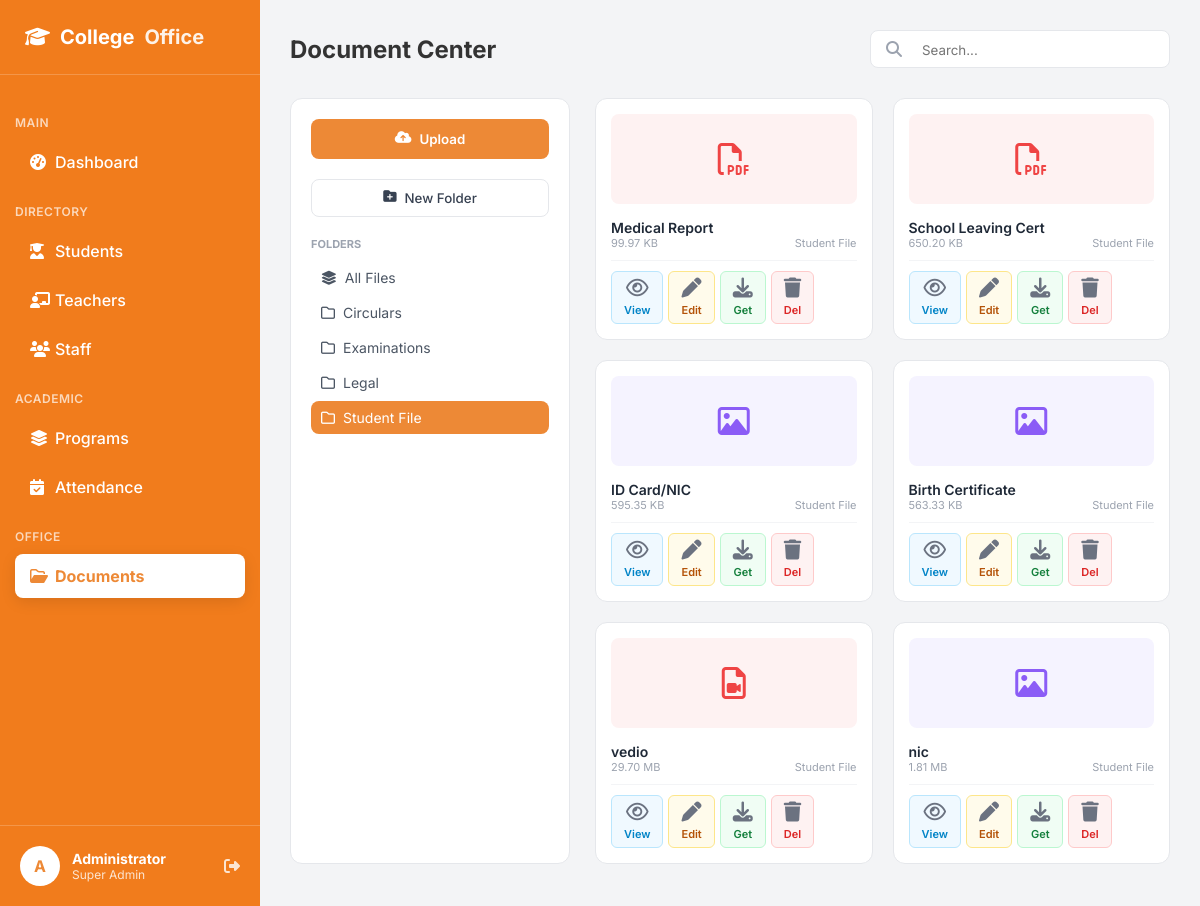
Screenshot of /documents.php?folder=Student File (signed in) with the database file from the repository.
### tables this page shows
CREATE TABLE `categories` (
  `id` int(11) NOT NULL,
  `name` varchar(100) NOT NULL,
  `is_private` tinyint(4) DEFAULT 0
);

CREATE TABLE `documents` (
  `doc_id` int(11) NOT NULL,
  `title` varchar(100) NOT NULL,
  `file_path` varchar(255) NOT NULL,
  `uploaded_by` int(11) DEFAULT NULL,
  `uploaded_at` timestamp NOT NULL DEFAULT current_timestamp(),
  `category` varchar(50) DEFAULT 'General',
  `file_type` varchar(10) DEFAULT NULL,
  `file_size` varchar(20) DEFAULT NULL,
  `is_starred` tinyint(1) DEFAULT 0,
  `student_id` int(11) DEFAULT NULL
);

### documents.php (the view, shortened to what this page needs)
<?php
include 'db_conn.php';
$current_folder = isset($_GET['folder']) ? $_GET['folder'] : 'All';
$search_query = isset($_GET['search']) ? $_GET['search'] : '';
$folder_sql = "SELECT * FROM categories";
$folder_sql .= " ORDER BY name ASC";
$result_folders = mysqli_query($conn, $folder_sql);
$sql_docs = "SELECT * FROM documents WHERE 1=1";
if ($current_folder != 'All') {
    $sql_docs .= " AND category = '$current_folder'";
}
$sql_docs .= " ORDER BY is_starred DESC, doc_id DESC";
$result_docs = mysqli_query($conn, $sql_docs);
?>
<!DOCTYPE html>
<html lang="en">
<head>
    <link rel="stylesheet" href="https://cdnjs.cloudflare.com/ajax/libs/font-awesome/6.4.0/css/all.min.css">
    <link rel="stylesheet" href="dashboard.css">
</head>
<body>
    <div class="dashboard-container">
        <?php $page = 'documents';
        include 'sidebar.php'; ?>
        <main class="main-content">
            <header class="top-header">
                <h2>Document Center</h2>
                <div class="search-bar" style="background:white; padding:8px 15px; border-radius:8px; border:1px solid #E5E7EB; display:flex; align-items:center; width:300px;">
                    <i class="fa-solid fa-magnifying-glass" style="color:#9CA3AF; margin-right:10px;"></i>
                    <form action="" method="GET" style="flex:1;">
                        <input type="text" name="search" placeholder="Search..." value="<?php echo htmlspecialchars($search_query); ?>" style="border:none; outline:none; width:100%;">
                    </form>
                </div>
            </header>
            <div class="doc-layout">
                <aside class="doc-sidebar">
                    <button class="btn-upload" onclick="openModal('uploadModal')"><i class="fa-solid fa-cloud-arrow-up"></i> Upload</button>
                    <button class="btn-new-folder" onclick="openModal('catModal')"><i class="fa-solid fa-folder-plus"></i> New Folder</button>
                    <div>
                        <p style="font-size:11px; font-weight:700; color:#9CA3AF; margin-bottom:10px; text-transform:uppercase;">Folders</p>
                        <ul class="folder-list">
                            <li class="folder-item <?php echo ($current_folder == 'All') ? 'active-item' : ''; ?>">
                                <a href="documents.php" class="folder-link"><i class="fa-solid fa-layer-group"></i> All Files</a>
                            </li>
                            <?php
                            if (mysqli_num_rows($result_folders) > 0) {
                                mysqli_data_seek($result_folders, 0);
                                while ($cat = mysqli_fetch_assoc($result_folders)) {
                                    $cName = $cat['name'];
                                    $isPriv = $cat['is_private'];
                                    $isActive = ($current_folder == $cName) ? 'active-item' : '';
                                    $lock = ($isPriv == 1) ? '<i class="fa-solid fa-lock" style="font-size:10px; opacity:0.5;"></i>' : '';
                                    echo "<li class='folder-item $isActive'>
                                            <a href='documents.php?folder=$cName' class='folder-link'>
                                                <i class='fa-regular fa-folder'></i> $cName $lock
                                            </a>";
                                    echo "</li>";
                                }
                            }
                            ?>
                        </ul>
                    </div>
                </aside>
                <div class="doc-grid">
                    <?php if (mysqli_num_rows($result_docs) > 0): ?>
                        <?php while ($doc = mysqli_fetch_assoc($result_docs)):
                            $ext = strtolower($doc['file_type']);
                            $bg = "type-doc";
                            $icon = "fa-file";
                            if ($ext == 'pdf') {
                                $bg = "type-pdf";
                                $icon = "fa-file-pdf";
                            } elseif (in_array($ext, ['jpg', 'jpeg', 'png', 'gif'])) {
                                $bg = "type-img";
                                $icon = "fa-image";
                            } elseif (in_array($ext, ['mp4', 'webm', 'ogg'])) {
                                $bg = "type-pdf";
                                $icon = "fa-file-video";
                            } elseif (in_array($ext, ['mp3', 'wav'])) {
                                $bg = "type-img";
                                $icon = "fa-file-audio";
                            } elseif ($ext == 'txt') {
                                $bg = "type-doc";
                                $icon = "fa-file-lines";
                            }
                        ?>
                            <div class="file-card">
                                <div class="file-icon-box <?php echo $bg; ?>" onclick="openPreview('<?php echo htmlspecialchars($doc['title'], ENT_QUOTES); ?>', 'uploads/<?php echo $doc['file_path']; ?>', '<?php echo $ext; ?>')">
                                    <i class="fa-regular <?php echo $icon; ?>"></i>
                                </div>
                                <div class="file-name" title="<?php echo $doc['title']; ?>"><?php echo $doc['title']; ?></div>
                                <div class="file-meta"><span><?php echo $doc['file_size']; ?></span><span><?php echo $doc['category']; ?></span></div>
                                <div class="file-actions" style="flex-wrap: wrap; justify-content: flex-start;">
                                    <span class="action-btn btn-view" onclick="openPreview('<?php echo htmlspecialchars($doc['title'], ENT_QUOTES); ?>', 'uploads/<?php echo $doc['file_path']; ?>', '<?php echo $ext; ?>')"><i class="fa-regular fa-eye"></i> View</span>
                                    <span class="action-btn btn-edit" onclick="openEditModal('<?php echo $doc['doc_id']; ?>', '<?php echo addslashes($doc['title']); ?>', '<?php echo $doc['category']; ?>')"><i class="fa-solid fa-pen"></i> Edit</span>
                                    <a href="uploads/<?php echo $doc['file_path']; ?>" download class="action-btn btn-get"><i class="fa-solid fa-download"></i> Get</a>
                                    <a href="documents.php?delete_id=<?php echo $doc['doc_id']; ?>&path=<?php echo $doc['file_path']; ?>" class="action-btn btn-del" onclick="return confirm('Delete?')"><i class="fa-solid fa-trash"></i> Del</a>
                                </div>
                            </div>
                        <?php endwhile; ?>
                    <?php else: ?>
                        <div style="grid-column:1/-1; text-align:center; padding:50px; color:#9CA3AF;">No files found.</div>
                    <?php endif; ?>
                </div>
            </div>
        </main>
    </div>
</body>
</html>

### dashboard.css (style rules this page uses)
* { margin: 0; padding: 0; box-sizing: border-box; font-family: 'Inter', sans-serif; }
body { background-color: #F3F4F6; color: #333; }
.dashboard-container { display: flex; min-height: 100vh; }
.main-content { margin-left: 260px; flex: 1; padding: 30px; }
.top-header { display: flex; justify-content: space-between; align-items: center; margin-bottom: 30px; }
.top-header h2 { font-size: 24px; font-weight: 700; }
.search-bar { background: white; padding: 10px 15px; border-radius: 8px; display: flex; align-items: center; gap: 10px; border: 1px solid #E5E7EB; width: 300px; }
.search-bar input { border: none; outline: none; width: 100%; color: #4B5563; }
.action-btn { background: white; border: 1px solid #E5E7EB; padding: 20px; border-radius: 12px; cursor: pointer; display: flex; flex-direction: column; align-items: center; gap: 10px; transition: all 0.2s; }
.action-btn i { font-size: 20px; color: #6B7280; }

### documents.php (style rules this page uses)
.doc-layout { display: grid; grid-template-columns: 280px 1fr; gap: 25px; height: calc(100vh - 140px); }
.doc-sidebar { background: white; padding: 20px; border-radius: 12px; border: 1px solid #E5E7EB; display: flex; flex-direction: column; gap: 20px; }
.btn-upload { background: #ED8936; color: white; padding: 12px; border-radius: 8px; border: none; width: 100%; font-weight: 600; cursor: pointer; display: flex; justify-content: center; gap: 8px; }
.btn-new-folder { background: white; border: 1px solid #E5E7EB; color: #374151; padding: 10px; border-radius: 8px; width: 100%; cursor: pointer; font-weight: 500; display: flex; justify-content: center; gap: 8px; }
.folder-list { list-style: none; padding: 0; overflow-y: auto; flex: 1; }
.folder-item { display: flex; align-items: center; justify-content: space-between; padding: 8px 10px; margin-bottom: 2px; border-radius: 8px; transition: 0.2s; }
.folder-item.active-item { background: #ED8936; }
.folder-item.active-item a, .folder-item.active-item i { color: white !important; }
.folder-link { text-decoration: none; color: #4B5563; font-size: 14px; flex: 1; display: flex; align-items: center; gap: 8px; }
.doc-grid { display: grid; grid-template-columns: repeat(auto-fill, minmax(200px, 1fr)); gap: 20px; overflow-y: auto; align-content: start; }
.file-card { background: white; border-radius: 12px; padding: 15px; border: 1px solid #E5E7EB; position: relative; transition: 0.2s; display: flex; flex-direction: column; }
.file-icon-box { height: 90px; background: #F9FAFB; border-radius: 8px; display: flex; align-items: center; justify-content: center; font-size: 32px; margin-bottom: 15px; cursor: pointer; }
.type-pdf { color: #EF4444; background: #FEF2F2; }
.type-img { color: #8B5CF6; background: #F5F3FF; }
.file-name { font-weight: 600; font-size: 14px; color: #1F2937; white-space: nowrap; overflow: hidden; text-overflow: ellipsis; }
.file-meta { font-size: 11px; color: #9CA3AF; margin-bottom: 10px; display: flex; justify-content: space-between; }
.file-actions { display: flex; gap: 5px; border-top: 1px solid #F3F4F6; padding-top: 10px; justify-content: space-between; }
.action-btn { display: inline-flex; align-items: center; gap: 5px; padding: 6px 12px; border-radius: 6px; font-size: 11px; font-weight: 600; text-decoration: none; transition: all 0.2s; border: 1px solid transparent; }
.btn-view { background: #F0F9FF; color: #0284C7; border-color: #BAE6FD; }
.btn-edit { background: #FFFBEB; color: #B45309; border-color: #FDE68A; }
.btn-get { background: #F0FDF4; color: #15803D; border-color: #BBF7D0; }
.btn-del { background: #FEF2F2; color: #DC2626; border-color: #FECACA; }

### rows the page displays
categories: name "Circulars"
categories: name "Examinations"
categories: name "Legal"
categories: name "Student File"
documents: title "Medical Report", file_size "99.97 KB", category "Student File"
documents: title "School Leaving Cert", file_size "650.20 KB", category "Student File"
documents: title "ID Card/NIC", file_size "595.35 KB", category "Student File"
documents: title "Birth Certificate", file_size "563.33 KB", category "Student File"
documents: title "vedio", file_size "29.70 MB", category "Student File"
documents: title "nic", file_size "1.81 MB", category "Student File"
